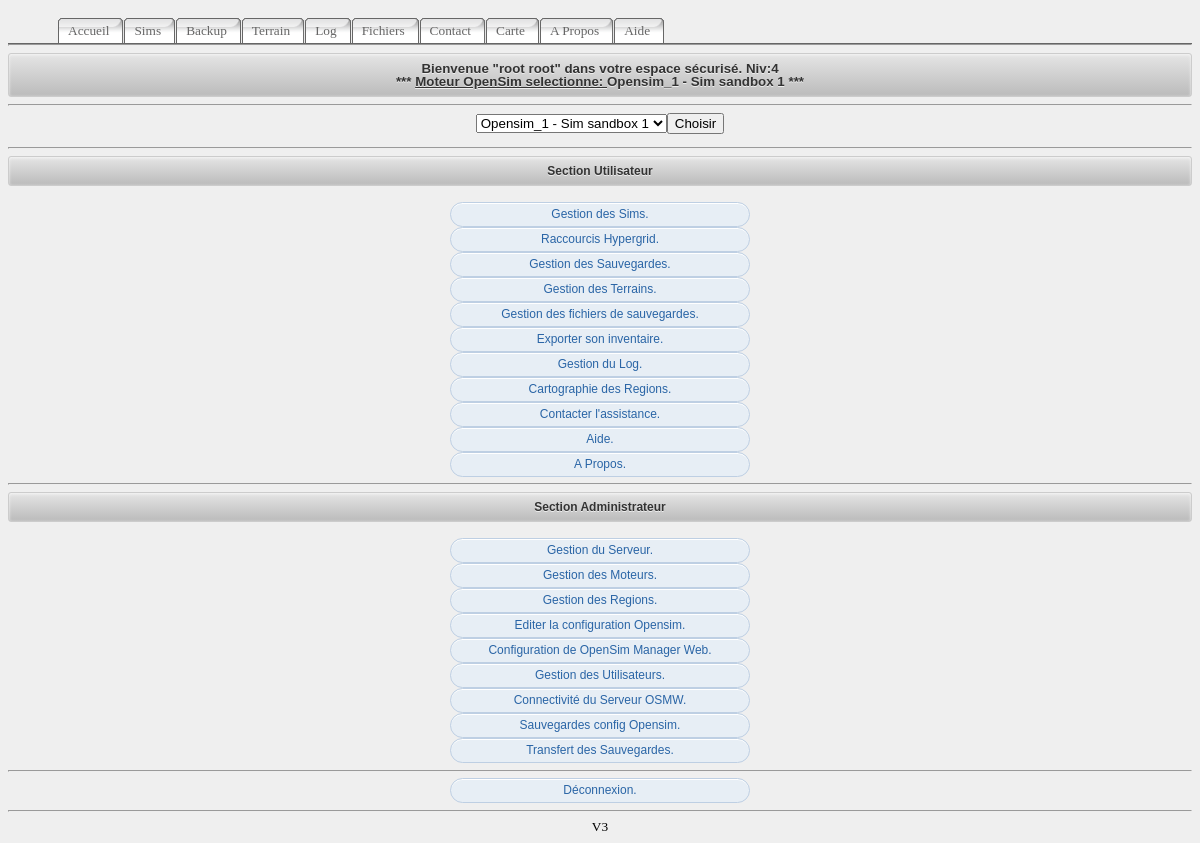
Before: / (signed in) with the older database file.
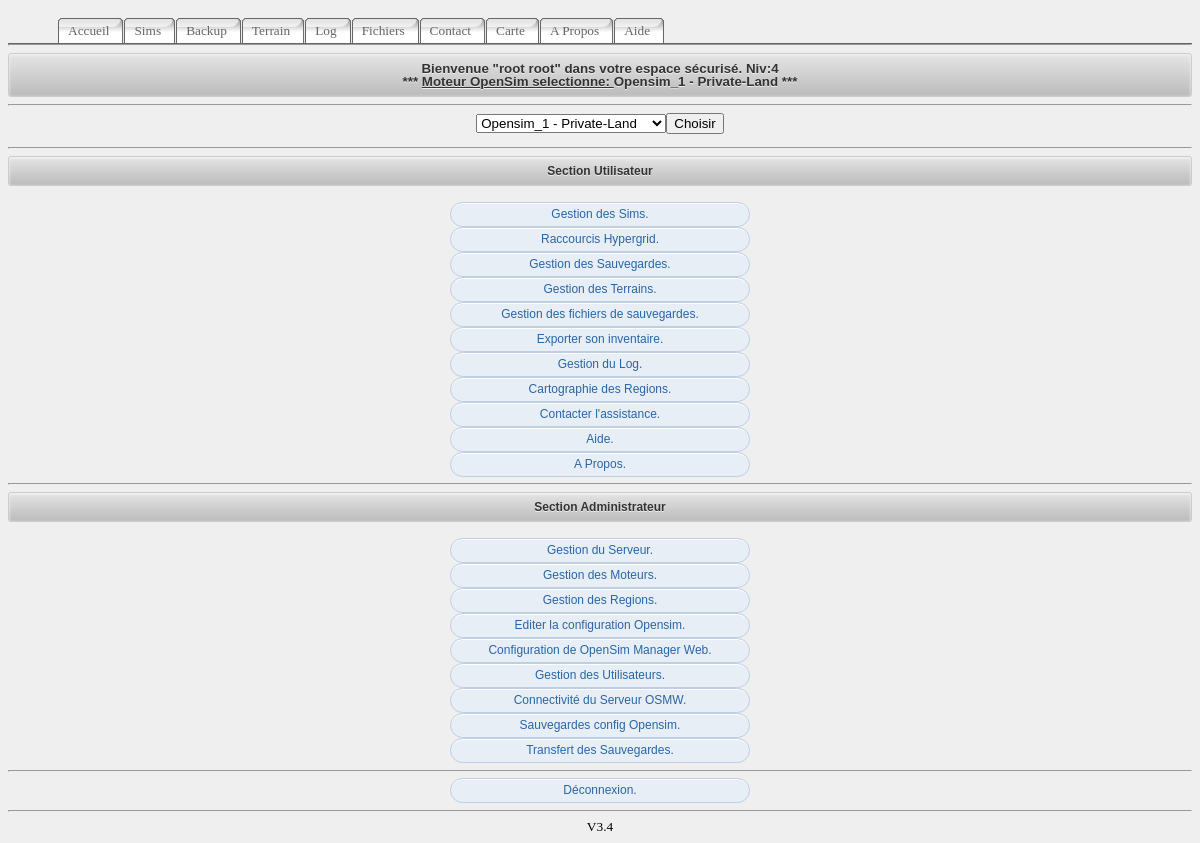
After: the same page with the newer database file.
### tables this page shows
CREATE TABLE IF NOT EXISTS `moteurs` (
  `osAutorise` tinyint(4) NOT NULL AUTO_INCREMENT,
  `id_os` varchar(50) NOT NULL,
  `name` varchar(50) NOT NULL,
  `version` varchar(50) NOT NULL,
  `address` varchar(50) NOT NULL,
  `DB_OS` varchar(50) NOT NULL,
  PRIMARY KEY (`osAutorise`)
);

CREATE TABLE IF NOT EXISTS `conf` (
  `id` int(11) NOT NULL AUTO_INCREMENT,
  `cheminAppli` varchar(50) NOT NULL,
  `destinataire` varchar(50) NOT NULL,
  `Autorized` int(1) NOT NULL,
  `NbAutorized` int(11) NOT NULL,
  `VersionOSMW` varchar(50) NOT NULL,
  `urlOSMW` varchar(255) NOT NULL,
  PRIMARY KEY (`id`)
);

### config/osmw_conf.php (called while the page is built, shortened)
<?php
	$database =  "OSMW";
?>

### config/fonctions.php (called while the page is built, shortened)
<?php
function INI_Conf($cles,$valeur){
	require 'config/osmw_conf.php';
		$sql = "SELECT * FROM conf";
		$req = mysql_query($sql) or die('Erreur SQL !<br>'.$sql.'<br>'.mysql_error());
		$data = mysql_fetch_array($req);
		switch ($valeur) {
		case "VersionOSMW":
			$Version=$data['VersionOSMW'];
			break;
		}
	return $Version;
}
function INI_Conf_Moteur($cles,$valeur){
	require 'config/osmw_conf.php';
		$sql = "SELECT * FROM moteurs WHERE id_os ='".$cles."'";
		$req = mysql_query($sql) or die('Erreur SQL !<br>'.$sql.'<br>'.mysql_error());
		$data = mysql_fetch_array($req);
		switch ($valeur) {
		case "version":
			$Version=$data['version'];
			break;
		case "address":
			$Version=$data['address'];
			break;
		}
	return $Version;
}
?>

### index.php (the view, shortened to what the changed rows need)
<html>
<head>
<link rel="stylesheet" href="menu_style.css" type="text/css" />
</head>
<body>
<?php
include 'config/fonctions.php';
include 'config/variables.php';
include 'config/osmw_conf.php';
if (isset($_SESSION['authentification'])){
	echo $MENU_LATTERALE.'<HR>';
	if($_POST['a'] or $_GET['a']){
		if($_POST['a']){$vers = $_POST['a'];}
		if($_GET['a']){$vers = $_GET['a'];}
			if($vers =="1"){include('pages/GestSims.php');}
			if($vers =="2"){include('pages/GestSaveRestore.php');}
			if($vers =="3"){include('pages/GestTerrain.php');}
			if($vers =="4"){include('pages/GestImportExport.php');}
			if($vers =="5"){include('pages/GestOpensim.php');}
			if($vers =="6"){include('pages/GestRegion.php');}
			if($vers =="7"){include('pages/GestLog.php');}
			if($vers =="8"){include('pages/GestAdminServ.php');}
			if($vers =="9"){include('pages/contact.php');}
			if($vers =="10"){include('pages/GestDirectory.php');}
			if($vers =="11"){include('pages/map.php');}
			if($vers =="12"){include('pages/GestIdentite.php');}
			if($vers =="13"){include('pages/Aide.php');}
			if($vers =="14"){include('pages/Apropos.php');}
			if($vers =="15"){include('pages/GestUsers.php');}
			if($vers =="16"){include('pages/GestBackup.php');}
			if($vers =="17"){include('pages/GestMoteur.php');}
			if($vers =="18"){include('pages/GestConfig.php');}
			if($vers =="20"){include('pages/GestTransfert.php');}
			if($vers =="21"){include('pages/GestHypergrid.php');}
			if($vers =="logout"){session_start();$_SESSION = array();session_destroy();session_unset();header('Location: index.php');  }
	}
	else
		{
	$ligne1 = '<b>Bienvenue &quot;'.$_SESSION['login'].'&quot; dans votre espace s&eacute;curis&eacute;. Niv:'.$_SESSION['privilege'].'</b>';
	$ligne2 = '*** <u>Moteur OpenSim selectionne: </u>'.$_SESSION['opensim_select'].' - '.INI_Conf_Moteur($_SESSION['opensim_select'],"version").' ***';
	echo '<div class="block" id="clean-gray"><button><CENTER>'.$ligne1.'<br>'.$ligne2.'</CENTER></button></div>';
	echo '<hr>';
		$sql = 'SELECT * FROM moteurs';
		$req = mysql_query($sql) or die('Erreur SQL !<br>'.$sql.'<br>'.mysql_error());
		echo '<CENTER><FORM METHOD=POST ACTION="">
			<select name="OSSelect">';
		while($data = mysql_fetch_assoc($req))
			{
				$sel="";
				 if($data['id_os'] == $_SESSION['opensim_select']){$sel="selected";}
			echo '<option value="'.$data['id_os'].'" '.$sel.'>'.$data['name'].' - '.$data['version'].'</option>';
			}
		echo'</select><INPUT TYPE="submit" VALUE="Choisir" ></FORM></CENTER>';
	echo '<HR>';
	echo '<center>';
	echo '<div class="block" id="clean-gray"><button>Section Utilisateur</button></div><br>';
	echo '<a href="?a=1"><div class="block" id="pale-blue"><button>Gestion des Sims.</button></div></a>';
	echo '<div class="block" id="pale-blue"><a href="?a=21"><button>Raccourcis Hypergrid.</button></a></div>';
	echo '<div class="block" id="pale-blue"><a href="?a=2"><button>Gestion des Sauvegardes.</button></a></div>';
	echo '<div class="block" id="pale-blue"><a href="?a=3"><button>Gestion des Terrains.</button></a></div>';
	echo '<div class="block" id="pale-blue"><a href="?a=10"><button>Gestion des fichiers de sauvegardes.</button></a></div>';
	echo '<div class="block" id="pale-blue"><a href="?a=4"><button>Exporter son inventaire.</button></a></div>';
	echo '<div class="block" id="pale-blue"><a href="?a=7"><button>Gestion du Log.</button></a></div>';
	echo '<div class="block" id="pale-blue"><a href="?a=11"><button>Cartographie des Regions.</button></a></div>';
	echo '<div class="block" id="pale-blue"><a href="?a=9"><button>Contacter l\'assistance.</button></a></div>';
	echo '<div class="block" id="pale-blue"><a href="?a=13"><button>Aide.</button></a></div>';
	echo '<div class="block" id="pale-blue"><a href="?a=14"><button>A Propos.</button></a></div>';
	echo '<hr>';
	if( $_SESSION['privilege']>=3){
		echo '<div class="block" id="clean-gray"><button>Section Administrateur</button></div><br>';
		echo '<div class="block" id="pale-blue"><a href="?a=8"><button>Gestion du Serveur.</button></a></div>';
		echo '<div class="block" id="pale-blue"><a href="?a=17"><button>Gestion des Moteurs.</button></a></div>';
		echo '<div class="block" id="pale-blue"><a href="?a=6"><button>Gestion des Regions.</button></a></div>';
		echo '<div class="block" id="pale-blue"><a href="?a=5"><button>Editer la configuration Opensim.</button></a></div>';
		echo '<div class="block" id="pale-blue"><a href="?a=18"><button>Configuration de OpenSim Manager Web.</button></a></div>';
		echo '<div class="block" id="pale-blue"><a href="?a=15"><button>Gestion des Utilisateurs.</button></a></div>';
		echo '<div class="block" id="pale-blue"><a href="?a=12"><button>Connectivité du Serveur OSMW.</button></a></div>';
		echo '<div class="block" id="pale-blue"><a href="?a=16"><button>Sauvegardes config Opensim.</button></a></div>';
		echo '<div class="block" id="pale-blue"><a href="?a=20"><button>Transfert des Sauvegardes.</button></a></div>';
		echo '<HR>';
	}
	echo '<div class="block" id="pale-blue"><a href="?a=logout"><button>D&eacute;connexion.</button></a></div>';
	echo '</center>';
	}
}
echo $PIED_DE_PAGE;
?>
</body>
</html>

### config/variables.php (shortened to what the changed rows need)
<?php
include 'config/osmw_conf.php';
$MENU_LATTERALE = '<center><div id="menu"><ul>
		<li><a href="./" title="Page d\'accueil"><span>Accueil</span></a></li>
		<li><a href="?a=1" title="Gestion des sims (Messages, Start, Stop)"><span>Sims</span></a></li>
		<li><a href="?a=2" title="Gestion des sauvegardes (OAR, XML2)"><span>Backup</span></a></li>
		<li><a href="?a=3" title="Gestion du Terrain (RAW, JPG)"><span>Terrain</span></a></li>
		<li><a href="?a=7" title="Gestion et Visualisation du Log"><span>Log</span></a></li>
		<li><a href="?a=10" title="Gestion des fichiers de sauvegardes (OAR, IAR, RAW, ...)"><span>Fichiers</span></a></li>
		<li><a href="?a=9" title="Vous avez un probleme, envoyer un mail au gestionnaire du serveur"><span>Contact</span></a></li>
		<li><a href="?a=11" title="Affichage des sims presentes sur le moteur"><span>Carte</span></a></li>
		<li><a href="?a=14" title="Qui a participe au projet OSMW"><span>A Propos</span></a></li>
		<li><a href="?a=13" title="Une question, ici peut etre la reponse !"><span>Aide</span></a></li>
	</ul></div></center>';
$PIED_DE_PAGE = '<hr><center>'.INI_Conf($_SESSION['opensim_select'],"VersionOSMW").'</center>';
?>

Changed rows visible on the page:
changed moteurs: version "Sim sandbox 1" → "Private-Land"
changed conf: VersionOSMW "V3" → "V3.4"
Other visible differences:
form field OSSelect: "Opensim_1 - Sim sandbox 1" → "Opensim_1 - Private-Land"
